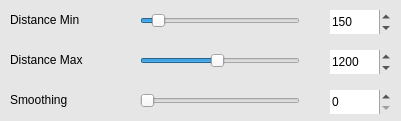
   <widget class="QWidget" name="widget_3" native="true">
    <property name="geometry">
     <rect>
      <x>490</x>
      <y>190</y>
      <width>401</width>
      <height>121</height>
     </rect>
    </property>
    <property name="palette">
     <palette>
      <active>
       <colorrole role="Base">
        <brush brushstyle="SolidPattern">
         <color alpha="255">
          <red>255</red>
          <green>255</green>
          <blue>255</blue>
         </color>
        </brush>
       </colorrole>
       <colorrole role="Window">
        <brush brushstyle="SolidPattern">
         <color alpha="255">
          <red>230</red>
          <green>230</green>
          <blue>230</blue>
         </color>
        </brush>
       </colorrole>
      </active>
      <inactive>
       <colorrole role="Base">
        <brush brushstyle="SolidPattern">
         <color alpha="255">
          <red>255</red>
          <green>255</green>
          <blue>255</blue>
         </color>
        </brush>
       </colorrole>
       <colorrole role="Window">
        <brush brushstyle="SolidPattern">
         <color alpha="255">
          <red>230</red>
          <green>230</green>
          <blue>230</blue>
         </color>
        </brush>
       </colorrole>
      </inactive>
      <disabled>
       <colorrole role="Base">
        <brush brushstyle="SolidPattern">
         <color alpha="255">
          <red>230</red>
          <green>230</green>
          <blue>230</blue>
         </color>
        </brush>
       </colorrole>
       <colorrole role="Window">
        <brush brushstyle="SolidPattern">
         <color alpha="255">
          <red>230</red>
          <green>230</green>
          <blue>230</blue>
         </color>
        </brush>
       </colorrole>
      </disabled>
     </palette>
    </property>
    <property name="autoFillBackground">
     <bool>true</bool>
    </property>
    <widget class="QLabel" name="Smooth_label">
     <property name="geometry">
      <rect>
       <x>10</x>
       <y>90</y>
       <width>71</width>
       <height>20</height>
      </rect>
     </property>
     <property name="text">
      <string>Smoothing</string>
     </property>
    </widget>
    <widget class="QSlider" name="Smooth_Slider">
     <property name="geometry">
      <rect>
       <x>140</x>
       <y>90</y>
       <width>160</width>
       <height>22</height>
      </rect>
     </property>
     <property name="mouseTracking">
      <bool>true</bool>
     </property>
     <property name="tabletTracking">
      <bool>true</bool>
     </property>
     <property name="maximum">
      <number>5</number>
     </property>
     <property name="value">
      <number>0</number>
     </property>
     <property name="orientation">
      <enum>Qt::Horizontal</enum>
     </property>
    </widget>
    <widget class="QLabel" name="Distance_min_label">
     <property name="geometry">
      <rect>
       <x>10</x>
       <y>10</y>
       <width>81</width>
       <height>20</height>
      </rect>
     </property>
     <property name="text">
      <string>Distance Min</string>
     </property>
    </widget>
    <widget class="QSlider" name="Distance_min_Slider">
     <property name="geometry">
      <rect>
       <x>140</x>
       <y>10</y>
       <width>160</width>
       <height>22</height>
      </rect>
     </property>
     <property name="mouseTracking">
      <bool>true</bool>
     </property>
     <property name="tabletTracking">
      <bool>true</bool>
     </property>
     <property name="maximum">
      <number>2000</number>
     </property>
     <property name="singleStep">
      <number>1</number>
     </property>
     <property name="value">
      <number>150</number>
     </property>
     <property name="orientation">
      <enum>Qt::Horizontal</enum>
     </property>
    </widget>
    <widget class="QSlider" name="Distance_max_Slider">
     <property name="geometry">
      <rect>
       <x>140</x>
       <y>50</y>
       <width>160</width>
       <height>22</height>
      </rect>
     </property>
     <property name="mouseTracking">
      <bool>true</bool>
     </property>
     <property name="tabletTracking">
      <bool>true</bool>
     </property>
     <property name="maximum">
      <number>2500</number>
     </property>
     <property name="value">
      <number>1200</number>
     </property>
     <property name="orientation">
      <enum>Qt::Horizontal</enum>
     </property>
    </widget>
    <widget class="QLabel" name="Distance_max_label">
     <property name="geometry">
      <rect>
       <x>10</x>
       <y>50</y>
       <width>81</width>
       <height>20</height>
      </rect>
     </property>
     <property name="text">
      <string>Distance Max</string>
     </property>
    </widget>
    <widget class="QSpinBox" name="spinBox_6">
     <property name="geometry">
      <rect>
       <x>330</x>
       <y>90</y>
       <width>61</width>
       <height>24</height>
      </rect>
     </property>
     <property name="frame">
      <bool>false</bool>
     </property>
     <property name="maximum">
      <number>5</number>
     </property>
     <property name="value">
      <number>0</number>
     </property>
    </widget>
    <widget class="QSpinBox" name="spinBox_10">
     <property name="geometry">
      <rect>
       <x>330</x>
       <y>10</y>
       <width>61</width>
       <height>24</height>
      </rect>
     </property>
     <property name="frame">
      <bool>false</bool>
     </property>
     <property name="maximum">
      <number>2500</number>
     </property>
     <property name="value">
      <number>150</number>
     </property>
    </widget>
    <widget class="QSpinBox" name="spinBox_11">
     <property name="geometry">
      <rect>
       <x>330</x>
       <y>50</y>
       <width>61</width>
       <height>24</height>
      </rect>
     </property>
     <property name="frame">
      <bool>false</bool>
     </property>
     <property name="maximum">
      <number>2500</number>
     </property>
     <property name="value">
      <number>1200</number>
     </property>
    </widget>
   </widget>
